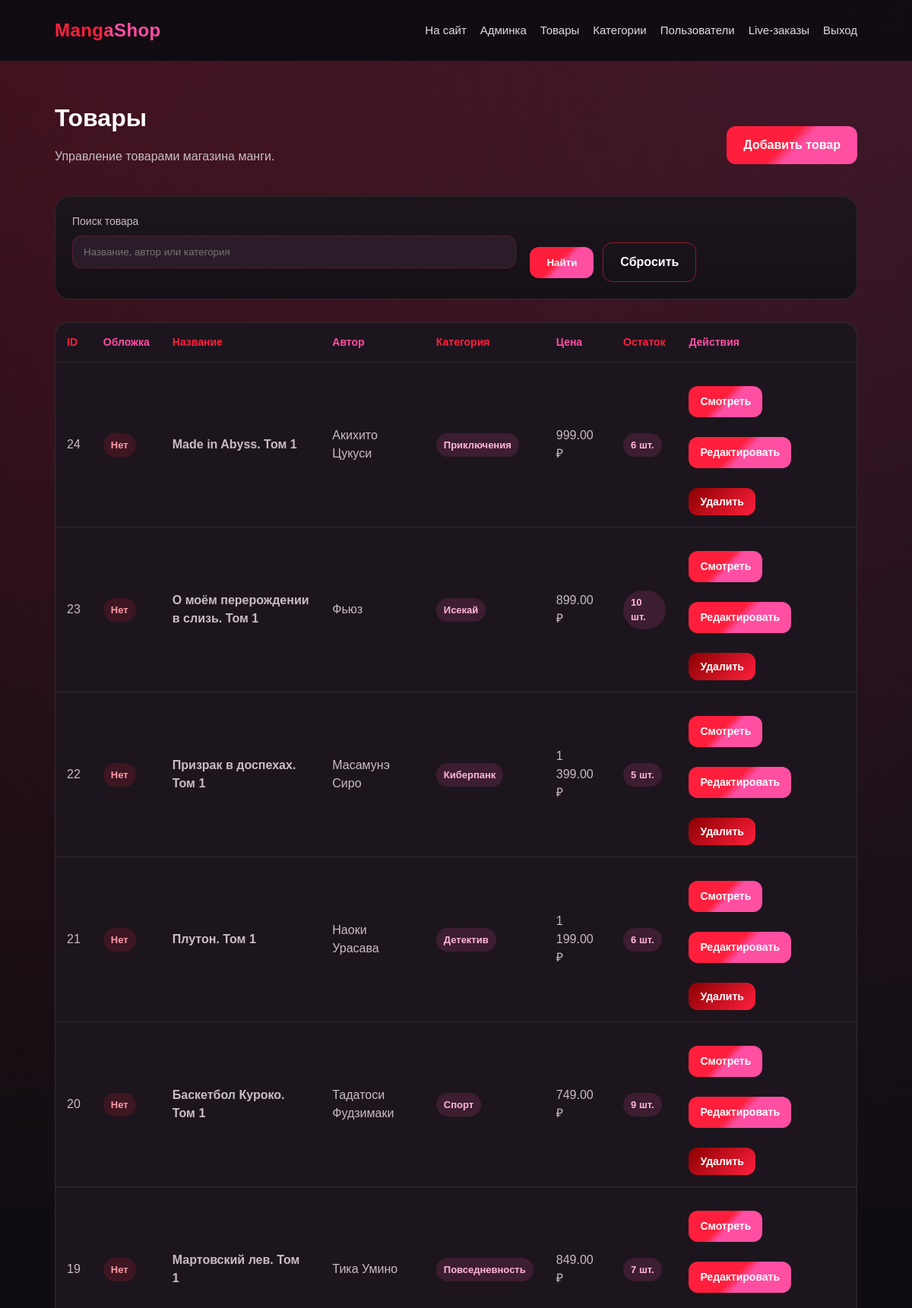
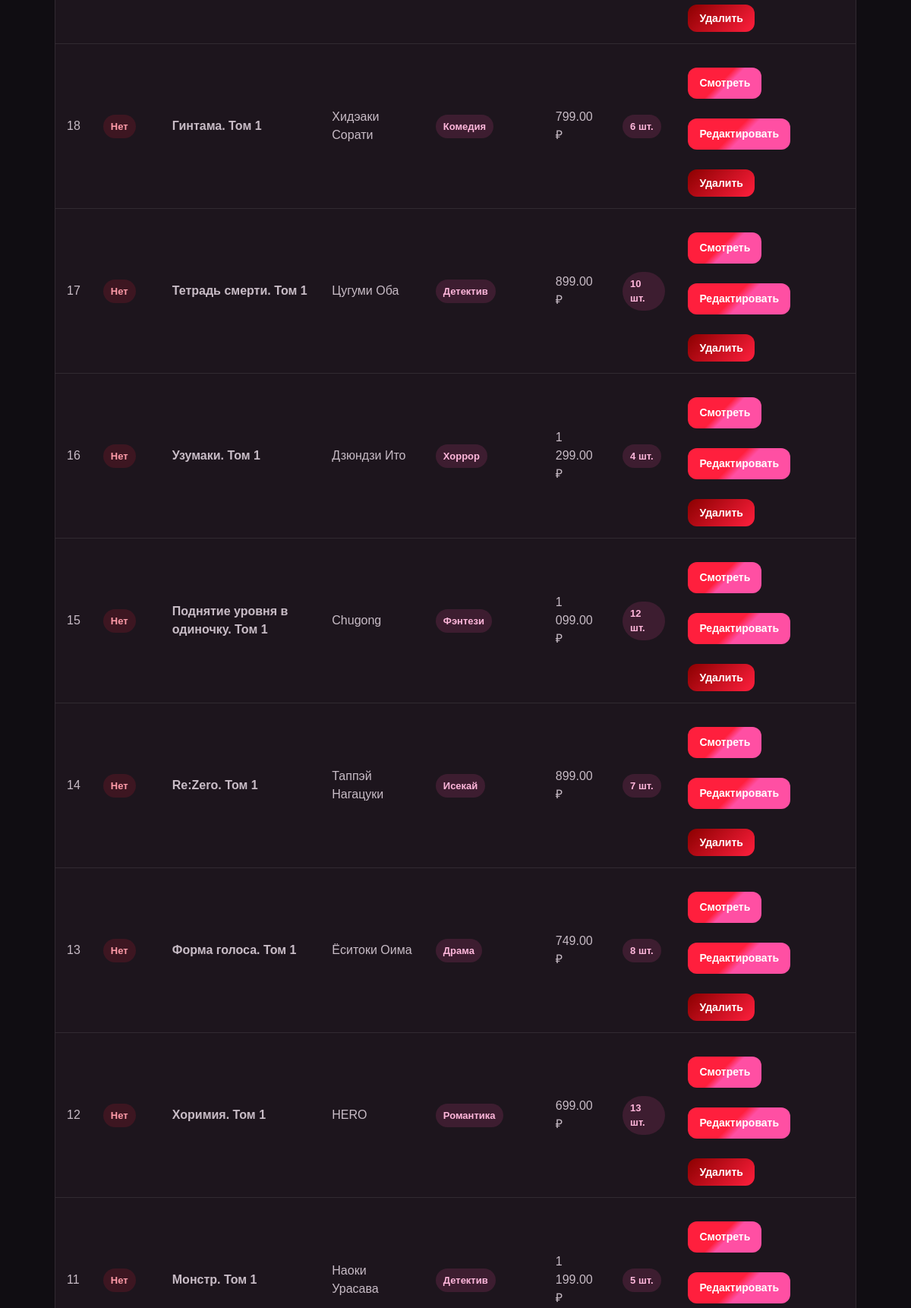
/admin/products.php (signed in, upper part), run on the app's committed database (2 pictures, top to bottom).
### tables this page shows
CREATE TABLE `products` (
  `id` int(11) NOT NULL,
  `category_id` int(11) NOT NULL,
  `title` varchar(200) NOT NULL,
  `author` varchar(150) DEFAULT NULL,
  `description` text,
  `price` decimal(10,2) NOT NULL,
  `image` varchar(255) DEFAULT NULL,
  `stock` int(11) NOT NULL DEFAULT '0',
  `created_at` timestamp NULL DEFAULT CURRENT_TIMESTAMP
);

CREATE TABLE `categories` (
  `id` int(11) NOT NULL,
  `title` varchar(150) NOT NULL,
  `description` text
);

### includes/auth.php (called while the page is built, shortened)
<?php
function e($value)
{
    return htmlspecialchars($value, ENT_QUOTES, 'UTF-8');
}
function product_image_url($filename)
{
    $filename = trim((string)$filename);
    $path = __DIR__ . '/../uploads/products/' . $filename;
    if (!is_file($path)) {
        return null;
    }
    return '/uploads/products/' . rawurlencode($filename);
}

### admin/products.php (the view, shortened to what this page needs)
<?php
require_once __DIR__ . '/../includes/db.php';
require_once __DIR__ . '/../includes/auth.php';
$search = isset($_GET['search']) ? trim($_GET['search']) : '';
$sql = "
    SELECT products.*, categories.title AS category_title
    FROM products
    INNER JOIN categories ON products.category_id = categories.id
    WHERE 1
";
$params = array();
$sql .= " ORDER BY products.id DESC";
$stmt = $pdo->prepare($sql);
$stmt->execute($params);
$products = $stmt->fetchAll();
?>
<?php require_once __DIR__ . '/../includes/header.php'; ?>
<main class="container">
    <div class="page-title">
        <div>
            <h1>Товары</h1>
            <p class="page-subtitle">Управление товарами магазина манги.</p>
        </div>
        <a href="/admin/product_edit.php" class="btn">Добавить товар</a>
    </div>
    <form class="catalog-filter" method="get">
        <div class="form-group">
            <label>Поиск товара</label>
            <input
                class="form-control"
                type="text"
                name="search"
                placeholder="Название, автор или категория"
                value="<?php echo e($search); ?>"
            >
        </div>
        <div class="filter-actions">
            <button class="btn" type="submit">Найти</button>
            <a href="/admin/products.php" class="btn btn-secondary">Сбросить</a>
        </div>
    </form>
    <?php if (count($products) > 0): ?>
        <div class="table-wrap">
            <table class="table">
                <thead>
                    <tr>
                        <th>ID</th>
                        <th>Обложка</th>
                        <th>Название</th>
                        <th>Автор</th>
                        <th>Категория</th>
                        <th>Цена</th>
                        <th>Остаток</th>
                        <th>Действия</th>
                    </tr>
                </thead>
                <tbody>
                    <?php foreach ($products as $product): ?>
                        <?php $imageUrl = product_image_url($product['image']); ?>
                        <tr>
                            <td><?php echo (int)$product['id']; ?></td>
                            <td>
                                <?php if ($imageUrl): ?>
                                    <img
                                        class="admin-thumb"
                                        src="<?php echo e($imageUrl); ?>"
                                        alt="<?php echo e($product['title']); ?>"
                                    >
                                <?php else: ?>
                                    <span class="badge red">Нет</span>
                                <?php endif; ?>
                            </td>
                            <td>
                                <strong><?php echo e($product['title']); ?></strong>
                            </td>
                            <td>
                                <?php echo !empty($product['author']) ? e($product['author']) : '—'; ?>
                            </td>
                            <td>
                                <span class="badge pink">
                                    <?php echo e($product['category_title']); ?>
                                </span>
                            </td>
                            <td>
                                <?php echo number_format($product['price'], 2, '.', ' '); ?> ₽
                            </td>
                            <td>
                                <?php if ($product['stock'] > 0): ?>
                                    <span class="badge pink">
                                        <?php echo (int)$product['stock']; ?> шт.
                                    </span>
                                <?php else: ?>
                                    <span class="badge red">Нет</span>
                                <?php endif; ?>
                            </td>
                            <td>
                                <div class="actions">
                                    <a
                                        class="btn small"
                                        href="/product.php?id=<?php echo (int)$product['id']; ?>"
                                        target="_blank"
                                    >
                                        Смотреть
                                    </a>
                                    <a
                                        class="btn small"
                                        href="/admin/product_edit.php?id=<?php echo (int)$product['id']; ?>"
                                    >
                                        Редактировать
                                    </a>
                                    <form
                                        method="post"
                                        action="/admin/product_delete.php"
                                        onsubmit="return confirm('Удалить товар?');"
                                    >
                                        <button class="btn small btn-danger" type="submit">Удалить</button>
                                    </form>
                                </div>
                            </td>
                        </tr>
                    <?php endforeach; ?>
                </tbody>
            </table>
        </div>
    <?php else: ?>
        <div class="empty">
            Товары не найдены.
        </div>
    <?php endif; ?>
</main>
<?php require_once __DIR__ . '/../includes/footer.php'; ?>

### assets/css/style.css (style rules this page uses)
:root { --bg: #100d12; --bg-soft: #18111a; --card: #1d151d; --card-light: #2a1d29; --red: #ff1f3d; --red-dark: #b00020; --pink: #ff4fa3; --pink-dark: #c2185b; --text: #ffffff; --muted: #c8bcc6; --border: rgba(255, 255, 255, 0.09); --shadow: rgba(0, 0, 0, 0.38); }
* { box-sizing: border-box; }
html { min-height: 100%; scroll-behavior: smooth; }
body { margin: 0; display: grid; grid-template-rows: auto minmax(0, 1fr) auto; font-family: Arial, sans-serif; line-height: 1.5; background: radial-gradient(circle at top left, rgba(255, 31, 61, 0.18), transparent 28%), radial-gradient(circle at top right, rgba(255, 79, 163, 0.16), transparent 28%), radial-gradient(circle at bottom left, rgba(176, 0, 32, 0.18), transparent 30%), radial-gradient(circle at bottom right, rgba(194, 24, 91, 0.16), transparent 30%), var(--bg); color: var(--text); min-height: 100vh; min-height: 100dvh; }
main { min-width: 0; }
a { color: inherit; text-decoration: none; }
button, input, textarea, select { font-family: inherit; }
.container { padding: 50px 6%; }
.container h1, .container h2 { margin-top: 0; }
.btn { display: inline-block; margin-top: 16px; padding: 13px 22px; background: linear-gradient(135deg, var(--red) 0%, var(--red) 45%, var(--pink) 55%, var(--pink) 100%); border-radius: 12px; color: white; font-weight: 700; border: none; cursor: pointer; transition: 0.25s; text-align: center; }
.btn.small { padding: 10px 15px; font-size: 14px; }
.form-group { margin-bottom: 18px; }
.form-group label { display: block; margin-bottom: 8px; color: var(--muted); font-size: 14px; }
.form-control { width: 100%; padding: 13px 14px; border-radius: 12px; border: 1px solid rgba(255, 31, 61, 0.22); background: var(--card-light); color: var(--text); outline: none; transition: 0.2s; }
.table-wrap { overflow-x: auto; background: var(--card); border: 1px solid var(--border); border-radius: 18px; }
.table { width: 100%; border-collapse: collapse; min-width: 760px; }
.table th, .table td { padding: 15px; border-bottom: 1px solid var(--border); text-align: left; }
.table th { color: var(--red); font-size: 14px; }
.table th:nth-child(even) { color: var(--pink); }
.table td { color: var(--muted); }
.actions { display: flex; gap: 10px; flex-wrap: wrap; }
.badge { display: inline-block; padding: 6px 10px; border-radius: 999px; background: rgba(255, 31, 61, 0.14); color: #ff9ba8; font-size: 13px; font-weight: 700; }
.badge.pink { background: rgba(255, 79, 163, 0.14); color: #ffb7db; }
.badge.red { background: rgba(255, 31, 61, 0.14); color: #ff9ba8; }
.page-title { display: flex; justify-content: space-between; gap: 16px; align-items: center; margin-bottom: 24px; }
.page-title > div { min-width: 0; max-width: 100%; }
.page-subtitle { color: var(--muted); margin-top: -6px; line-height: 1.5; }
.catalog-filter { display: grid; grid-template-columns: minmax(0, 1.5fr) minmax(0, 1fr) auto; gap: 18px; align-items: end; background: linear-gradient(180deg, var(--card), #151016); border: 1px solid var(--border); border-radius: 20px; padding: 22px; margin-bottom: 30px; }
.filter-actions { display: flex; gap: 12px; align-items: center; }
.btn-secondary { background: transparent; border: 1px solid rgba(255, 31, 61, 0.55); color: #ffffff; }
.btn-danger { background: linear-gradient(135deg, #8b0000, var(--red)); }

### data on the page
products: id "24", title "Made in Abyss. Том 1", author "Акихито Цукуси", category.title "Приключения", price "999.00", stock "6"
products: id "23", title "О моём перерождении в слизь. Том 1", author "Фьюз", category.title "Исекай", price "899.00", stock "10"
products: id "22", title "Призрак в доспехах. Том 1", author "Масамунэ Сиро", category.title "Киберпанк", price "1 399.00", stock "5"
products: id "21", title "Плутон. Том 1", author "Наоки Урасава", category.title "Детектив", price "1 199.00", stock "6"
products: id "20", title "Баскетбол Куроко. Том 1", author "Тадатоси Фудзимаки", category.title "Спорт", price "749.00", stock "9"
products: id "19", title "Мартовский лев. Том 1", author "Тика Умино", category.title "Повседневность", price "849.00", stock "7"
products: id "18", title "Гинтама. Том 1", author "Хидэаки Сорати", category.title "Комедия", price "799.00", stock "6"
products: id "17", title "Тетрадь смерти. Том 1", author "Цугуми Оба", category.title "Детектив", price "899.00", stock "10"
products: id "16", title "Узумаки. Том 1", author "Дзюндзи Ито", category.title "Хоррор", price "1 299.00", stock "4"
products: id "15", title "Поднятие уровня в одиночку. Том 1", author "Chugong", category.title "Фэнтези", price "1 099.00", stock "12"
products: id "14", title "Re:Zero. Том 1", author "Таппэй Нагацуки", category.title "Исекай", price "899.00", stock "7"
products: id "13", title "Форма голоса. Том 1", author "Ёситоки Оима", category.title "Драма", price "749.00", stock "8"
products: id "12", title "Хоримия. Том 1", author "HERO", category.title "Романтика", price "699.00", stock "13"
products: id "11", title "Монстр. Том 1", author "Наоки Урасава", category.title "Детектив", price "1 199.00", stock "5"

### other printed values
$link['label'] "На сайт"
$link['label'] "Админка"
$link['label'] "Товары"
$link['label'] "Категории"
$link['label'] "Пользователи"
$link['label'] "Live-заказы"
$link['label'] "Выход"
